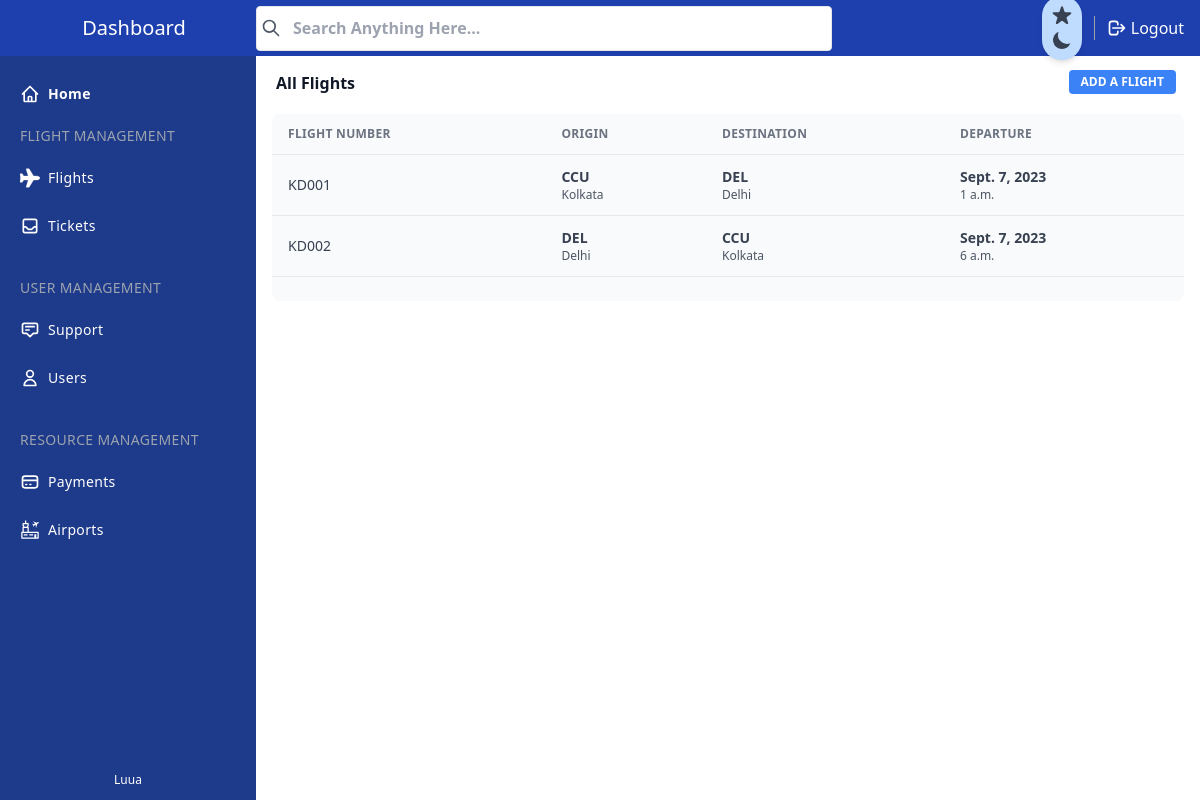
The page /manage/flights/ (signed in) on the database its author committed.
### core/models.py (models this page shows, shortened)
class BaseModel(models.Model):
    uid = models.UUIDField(primary_key = True, default = uuid.uuid4)
    created_at = models.DateTimeField(auto_now_add= True)
    updated_at = models.DateTimeField(auto_now= True)
    class Meta:
        abstract = True

class Flight(BaseModel):
    flight_number = models.CharField(max_length=6)
    origin_airport = models.ForeignKey(Airport, on_delete=models.CASCADE, related_name="flight_origin")
    destination_airport = models.ForeignKey(Airport, on_delete=models.CASCADE, related_name="flight_destination")
    departure_date = models.DateField()
    departure_time = models.TimeField()
    arrival_date = models.DateField()
    arrival_time = models.TimeField()

class Airport(BaseModel):
    airport_name = models.CharField(max_length=200)
    airport_city = models.CharField(max_length=50)
    airport_country = models.CharField(max_length=16)
    iata_code = models.CharField(max_length=3)
    icao_code = models.CharField(max_length=4)
    airport_type = models.CharField(max_length=14, null=True, blank=True)

### manage/views.py (the view)
# urls.py: path('flights/', views.all_flights, name="all_flights"), #
@login_required(login_url='/manage/login')
@staff_member_required(login_url='/manage')
def all_flights(request):
    try:
        context = {
            "flights" : Flight.objects.all()
        }
        return render(request, 'manage/flights/all-flights.html', context)
    except Exception as err:
        logger.error(err)

### template/manage/flights/all-flights.html (shortened to what this page needs)
{% include 'manage/sections/header.html' %}
{% load static %}
</head>
<body>
    <div x-data="setup()" :class="{ 'dark': isDark }">
        <div
            class="min-h-screen flex flex-col flex-auto flex-shrink-0 antialiased bg-white dark:bg-gray-700 text-black dark:text-white">
            {% include 'manage/sections/nav-bar.html' %}
            {% include 'manage/sections/side-bar.html' %}
            <div class="h-full ml-14 mt-14 mb-10 md:ml-64">
                <div class="flex flex-wrap bg-black-500 items-center px-5 pt-3">
                    <div class="relative w-full max-w-full flex-grow flex-1">
                        <h3 class="font-semibold text-base text-gray-900 dark:text-gray-50">All Flights
                        </h3>
                    </div>
                    <div class="relative w-full max-w-full flex-grow flex-1 text-right">
                        <button onclick="window.location.href='/manage/flights/add/';"
                            class="text-2xl bg-blue-500 dark:bg-gray-100 text-white active:bg-blue-600 dark:text-gray-800 dark:active:text-gray-700 text-xs font-bold uppercase px-3 py-1 rounded outline-none focus:outline-none mr-1 mb-1 ease-linear transition-all duration-150"
                            type="button">Add a Flight</button>
                    </div>
                </div>
                <div class="mt-4 mx-4">
                    <div class="w-full overflow-hidden rounded-lg shadow-xs">
                        <div class="w-full overflow-x-auto">
                            <table class="w-full">
                                <thead>
                                    <tr
                                        class="text-xs font-semibold tracking-wide text-left text-gray-500 uppercase border-b dark:border-gray-700 bg-gray-50 dark:text-gray-400 dark:bg-gray-800">
                                        <th class="px-4 py-3">Flight Number</th>
                                        <th class="px-4 py-3">Origin</th>
                                        <th class="px-4 py-3">Destination</th>
                                        <th class="px-4 py-3">Departure</th>
                                    </tr>
                                </thead>
                                <tbody class="bg-white divide-y dark:divide-gray-700 dark:bg-gray-800">
                                    {% for x in flights %}
                                    <tr onclick="window.location.href='/manage/flights/{{x.uid}}';" class="bg-gray-50 cursor-pointer dark:bg-gray-800 hover:bg-gray-100 dark:hover:bg-gray-900 text-gray-700 dark:text-gray-400">
                                        <td class="px-4 py-3 text-sm">{{x.flight_number}}</td>
                                        <td class="px-4 py-3">
                                            <div class="flex items-center text-sm">
                                                <div>
                                                    <p class="font-semibold">{{x.origin_airport.iata_code}}</p>
                                                    <p class="text-xs text-gray-600 dark:text-gray-400">{{x.origin_airport.airport_city}}
                                                    </p>
                                                </div>
                                            </div>
                                        </td>
                                        <td class="px-4 py-3">
                                            <div class="flex items-center text-sm">
                                                <div>
                                                    <p class="font-semibold">{{x.destination_airport.iata_code}}</p>
                                                    <p class="text-xs text-gray-600 dark:text-gray-400">{{x.destination_airport.airport_city}}
                                                    </p>
                                                </div>
                                            </div>
                                        </td>
                                        <td class="px-4 py-3">
                                            <div class="flex items-center text-sm">
                                                <div>
                                                    <p class="font-semibold">{{x.departure_date}}</p>
                                                    <p class="text-xs text-gray-600 dark:text-gray-400">{{x.departure_time}}
                                                    </p>
                                                </div>
                                            </div>
                                        </td>
                                    </tr>
                                    {% endfor %}
                                </tbody>
                            </table>
                        </div>
                        <div
                            class="grid px-4 py-3 text-xs font-semibold tracking-wide text-gray-500 uppercase border-t dark:border-gray-700 bg-gray-50 sm:grid-cols-9 dark:text-gray-400 dark:bg-gray-800">
                        </div>
                    </div>
                </div>
            </div>
        </div>
    </div>
    {% include 'manage/sections/footer.html' %}
</html>

### rows shown on the page
Flight: flight_number "KD001", origin_airport.iata_code "CCU", origin_airport.airport_city "Kolkata", destination_airport.iata_code "DEL", destination_airport.airport_city "Delhi", departure_date "Sept. 7, 2023", departure_time "1 a.m."
Flight: flight_number "KD002", origin_airport.iata_code "DEL", origin_airport.airport_city "Delhi", destination_airport.iata_code "CCU", destination_airport.airport_city "Kolkata", departure_date "Sept. 7, 2023", departure_time "6 a.m."
